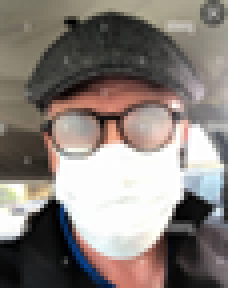
#> input picture Dataset_faces/CON TODO/2 - copia (11) - copia - copia - copia.png, 57 x 72 px, found by its file name (shown 4 times larger); its folder holds only this picture in this run
$ python Entrenamiento_parcial.py
#> lines starting #> are read from the running program, lines starting #| are printed output that depends on the picture
# -*- coding: utf-8 -*-
"""
Created on Fri Jun 10 20:35:08 2022

@author: DELL
"""

import cv2
import os
import numpy as np

dataPath = "D:/Dataset_faces"
dir_list = os.listdir(dataPath)
print("Lista archivos:", dir_list)

labels = []
facesData = []
label = 0

for name_dir in dir_list:
     dir_path = dataPath + "/" + name_dir

     for file_name in os.listdir(dir_path):
          image_path = dir_path + "/" + file_name
          print(image_path)
          image = cv2.imread(image_path, 0)
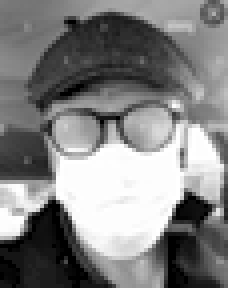
#> image: shape (72, 57) (shown 4 times larger); min 0, max 255, mean 129.5
          #cv2.imshow("Image", image)
          #cv2.waitKey(10)

          facesData.append(image)
          labels.append(label)
     label += 1
#> pass 2 of the loop `for name_dir in dir_list:`:
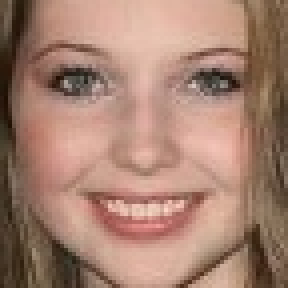
#> input picture Dataset_faces/SIN NADA/image102.jpg, 72 x 72 px, found by its file name (shown 4 times larger)
#> `image = cv2.imread(image_path, 0)`:
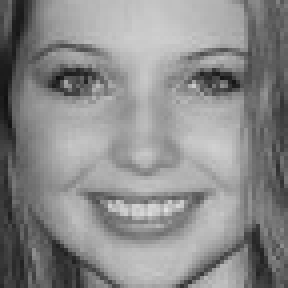
#> image: shape (72, 72) (shown 4 times larger); min 17, max 223, mean 138.3

print("Etiqueta 0: ", np.count_nonzero(np.array(labels) == 0))
print("Etiqueta 1: ", np.count_nonzero(np.array(labels) == 1))

# LBPH FaceRecognizer
face_mask = cv2.face.LBPHFaceRecognizer_create()

# Entrenamiento
print("Entrenando...")
face_mask.train(facesData, np.array(labels))

# Almacenar modelo
face_mask.write("face_mask_parcial.xml")
print("Modelo almacenado")
